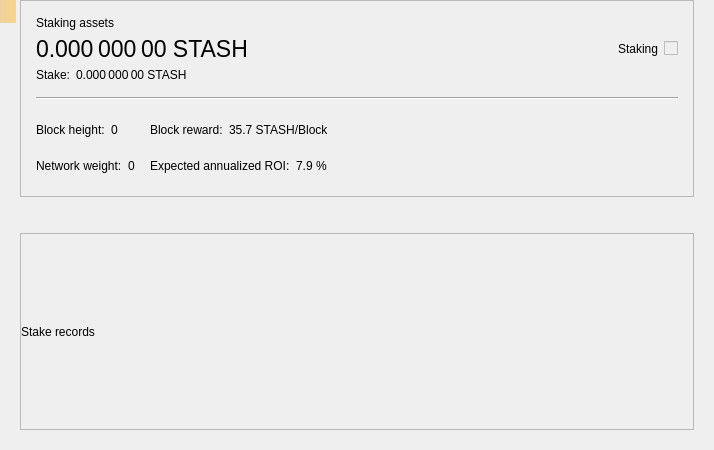
<?xml version="1.0" encoding="UTF-8"?>
<ui version="4.0">
 <class>StakePage</class>
 <widget class="QWidget" name="StakePage">
  <property name="geometry">
   <rect>
    <x>0</x>
    <y>0</y>
    <width>714</width>
    <height>450</height>
   </rect>
  </property>
  <property name="windowTitle">
   <string>Form</string>
  </property>
  <layout class="QVBoxLayout" name="verticalLayout_3">
   <property name="leftMargin">
    <number>20</number>
   </property>
   <property name="topMargin">
    <number>0</number>
   </property>
   <property name="rightMargin">
    <number>20</number>
   </property>
   <property name="bottomMargin">
    <number>20</number>
   </property>
   <item>
    <widget class="QFrame" name="frameStakeInfo">
     <property name="frameShape">
      <enum>QFrame::StyledPanel</enum>
     </property>
     <property name="frameShadow">
      <enum>QFrame::Raised</enum>
     </property>
     <layout class="QVBoxLayout" name="verticalLayout">
      <property name="spacing">
       <number>15</number>
      </property>
      <property name="leftMargin">
       <number>15</number>
      </property>
      <property name="topMargin">
       <number>15</number>
      </property>
      <property name="rightMargin">
       <number>15</number>
      </property>
      <property name="bottomMargin">
       <number>15</number>
      </property>
      <item>
       <layout class="QGridLayout" name="gridLayout_2">
        <property name="spacing">
         <number>6</number>
        </property>
        <item row="1" column="0">
         <widget class="QLabel" name="labelAssets">
          <property name="font">
           <font>
            <pointsize>17</pointsize>
           </font>
          </property>
          <property name="cursor">
           <cursorShape>IBeamCursor</cursorShape>
          </property>
          <property name="toolTip">
           <string>Your current spendable balance</string>
          </property>
          <property name="text">
           <string notr="true">0.000 000 00 STASH</string>
          </property>
          <property name="alignment">
           <set>Qt::AlignLeading|Qt::AlignLeft|Qt::AlignVCenter</set>
          </property>
          <property name="textInteractionFlags">
           <set>Qt::LinksAccessibleByMouse|Qt::TextSelectableByMouse</set>
          </property>
         </widget>
        </item>
        <item row="0" column="0">
         <widget class="QLabel" name="labelAssetsText">
          <property name="text">
           <string>Staking assets</string>
          </property>
          <property name="alignment">
           <set>Qt::AlignLeading|Qt::AlignLeft|Qt::AlignVCenter</set>
          </property>
         </widget>
        </item>
        <item row="1" column="2">
         <spacer name="horizontalSpacer_2">
          <property name="orientation">
           <enum>Qt::Horizontal</enum>
          </property>
          <property name="sizeHint" stdset="0">
           <size>
            <width>40</width>
            <height>20</height>
           </size>
          </property>
         </spacer>
        </item>
        <item row="4" column="0">
         <layout class="QHBoxLayout" name="horizontalLayout_5">
          <property name="spacing">
           <number>6</number>
          </property>
          <item>
           <widget class="QLabel" name="labelStakeText">
            <property name="sizePolicy">
             <sizepolicy hsizetype="Maximum" vsizetype="Preferred">
              <horstretch>0</horstretch>
              <verstretch>0</verstretch>
             </sizepolicy>
            </property>
            <property name="text">
             <string>Stake:</string>
            </property>
            <property name="alignment">
             <set>Qt::AlignLeading|Qt::AlignLeft|Qt::AlignVCenter</set>
            </property>
           </widget>
          </item>
          <item>
           <widget class="QLabel" name="labelStake">
            <property name="text">
             <string>0.000 000 00 STASH</string>
            </property>
            <property name="alignment">
             <set>Qt::AlignLeading|Qt::AlignLeft|Qt::AlignVCenter</set>
            </property>
            <property name="textInteractionFlags">
             <set>Qt::LinksAccessibleByMouse|Qt::TextSelectableByMouse</set>
            </property>
           </widget>
          </item>
          <item>
           <spacer name="horizontalSpacer_3">
            <property name="orientation">
             <enum>Qt::Horizontal</enum>
            </property>
            <property name="sizeType">
             <enum>QSizePolicy::Minimum</enum>
            </property>
            <property name="sizeHint" stdset="0">
             <size>
              <width>0</width>
              <height>0</height>
             </size>
            </property>
           </spacer>
          </item>
         </layout>
        </item>
        <item row="1" column="4">
         <widget class="QLabel" name="labelStaking">
          <property name="text">
           <string>Staking</string>
          </property>
         </widget>
        </item>
        <item row="1" column="5">
         <widget class="QSwitchControl" name="checkStake">
          <property name="enabled">
           <bool>false</bool>
          </property>
         </widget>
        </item>
       </layout>
      </item>
      <item>
       <widget class="Line" name="hLine">
        <property name="orientation">
         <enum>Qt::Horizontal</enum>
        </property>
       </widget>
      </item>
      <item>
       <layout class="QGridLayout" name="gridLayout">
        <property name="verticalSpacing">
         <number>6</number>
        </property>
        <item row="0" column="0">
         <layout class="QHBoxLayout" name="horizontalLayout">
          <property name="spacing">
           <number>6</number>
          </property>
          <item>
           <widget class="QLabel" name="labelHeightText">
            <property name="sizePolicy">
             <sizepolicy hsizetype="Maximum" vsizetype="Preferred">
              <horstretch>0</horstretch>
              <verstretch>0</verstretch>
             </sizepolicy>
            </property>
            <property name="text">
             <string>Block height:</string>
            </property>
            <property name="alignment">
             <set>Qt::AlignLeading|Qt::AlignLeft|Qt::AlignVCenter</set>
            </property>
           </widget>
          </item>
          <item>
           <widget class="QLabel" name="labelHeight">
            <property name="text">
             <string>0</string>
            </property>
            <property name="alignment">
             <set>Qt::AlignLeading|Qt::AlignLeft|Qt::AlignVCenter</set>
            </property>
            <property name="textInteractionFlags">
             <set>Qt::LinksAccessibleByMouse|Qt::TextSelectableByMouse</set>
            </property>
           </widget>
          </item>
          <item>
           <spacer name="horizontalSpacer_4">
            <property name="orientation">
             <enum>Qt::Horizontal</enum>
            </property>
            <property name="sizeType">
             <enum>QSizePolicy::Minimum</enum>
            </property>
            <property name="sizeHint" stdset="0">
             <size>
              <width>0</width>
              <height>0</height>
             </size>
            </property>
           </spacer>
          </item>
         </layout>
        </item>
        <item row="0" column="1">
         <layout class="QHBoxLayout" name="horizontalLayout_3">
          <property name="spacing">
           <number>6</number>
          </property>
          <item>
           <widget class="QLabel" name="labelRewardText">
            <property name="sizePolicy">
             <sizepolicy hsizetype="Maximum" vsizetype="Preferred">
              <horstretch>0</horstretch>
              <verstretch>0</verstretch>
             </sizepolicy>
            </property>
            <property name="text">
             <string>Block reward:</string>
            </property>
            <property name="alignment">
             <set>Qt::AlignLeading|Qt::AlignLeft|Qt::AlignVCenter</set>
            </property>
           </widget>
          </item>
          <item>
           <widget class="QLabel" name="labelReward">
            <property name="text">
             <string>35.7 STASH/Block</string>
            </property>
            <property name="alignment">
             <set>Qt::AlignLeading|Qt::AlignLeft|Qt::AlignVCenter</set>
            </property>
            <property name="textInteractionFlags">
             <set>Qt::LinksAccessibleByMouse|Qt::TextSelectableByMouse</set>
            </property>
           </widget>
          </item>
          <item>
           <spacer name="horizontalSpacer_6">
            <property name="orientation">
             <enum>Qt::Horizontal</enum>
            </property>
            <property name="sizeType">
             <enum>QSizePolicy::Minimum</enum>
            </property>
            <property name="sizeHint" stdset="0">
             <size>
              <width>0</width>
              <height>0</height>
             </size>
            </property>
           </spacer>
          </item>
         </layout>
        </item>
        <item row="0" column="2" rowspan="2">
         <spacer name="horizontalSpacer">
          <property name="orientation">
           <enum>Qt::Horizontal</enum>
          </property>
          <property name="sizeHint" stdset="0">
           <size>
            <width>40</width>
            <height>20</height>
           </size>
          </property>
         </spacer>
        </item>
        <item row="1" column="0">
         <layout class="QHBoxLayout" name="horizontalLayout_2">
          <property name="spacing">
           <number>6</number>
          </property>
          <item>
           <widget class="QLabel" name="labelWeightText">
            <property name="sizePolicy">
             <sizepolicy hsizetype="Maximum" vsizetype="Preferred">
              <horstretch>0</horstretch>
              <verstretch>0</verstretch>
             </sizepolicy>
            </property>
            <property name="text">
             <string>Network weight:</string>
            </property>
            <property name="alignment">
             <set>Qt::AlignLeading|Qt::AlignLeft|Qt::AlignVCenter</set>
            </property>
           </widget>
          </item>
          <item>
           <widget class="QLabel" name="labelWeight">
            <property name="text">
             <string>0</string>
            </property>
            <property name="alignment">
             <set>Qt::AlignLeading|Qt::AlignLeft|Qt::AlignVCenter</set>
            </property>
            <property name="textInteractionFlags">
             <set>Qt::LinksAccessibleByMouse|Qt::TextSelectableByMouse</set>
            </property>
           </widget>
          </item>
          <item>
           <spacer name="horizontalSpacer_5">
            <property name="orientation">
             <enum>Qt::Horizontal</enum>
            </property>
            <property name="sizeType">
             <enum>QSizePolicy::Minimum</enum>
            </property>
            <property name="sizeHint" stdset="0">
             <size>
              <width>0</width>
              <height>0</height>
             </size>
            </property>
           </spacer>
          </item>
         </layout>
        </item>
        <item row="1" column="1">
         <layout class="QHBoxLayout" name="horizontalLayout_4">
          <property name="spacing">
           <number>6</number>
          </property>
          <item>
           <widget class="QLabel" name="labelROIText">
            <property name="sizePolicy">
             <sizepolicy hsizetype="Maximum" vsizetype="Preferred">
              <horstretch>0</horstretch>
              <verstretch>0</verstretch>
             </sizepolicy>
            </property>
            <property name="text">
             <string>Expected annualized ROI:</string>
            </property>
            <property name="alignment">
             <set>Qt::AlignLeading|Qt::AlignLeft|Qt::AlignVCenter</set>
            </property>
           </widget>
          </item>
          <item>
           <widget class="QLabel" name="labelROI">
            <property name="text">
             <string>7.9 %</string>
            </property>
            <property name="alignment">
             <set>Qt::AlignLeading|Qt::AlignLeft|Qt::AlignVCenter</set>
            </property>
            <property name="textInteractionFlags">
             <set>Qt::LinksAccessibleByMouse|Qt::TextSelectableByMouse</set>
            </property>
           </widget>
          </item>
          <item>
           <spacer name="horizontalSpacer_7">
            <property name="orientation">
             <enum>Qt::Horizontal</enum>
            </property>
            <property name="sizeType">
             <enum>QSizePolicy::Minimum</enum>
            </property>
            <property name="sizeHint" stdset="0">
             <size>
              <width>0</width>
              <height>0</height>
             </size>
            </property>
           </spacer>
          </item>
         </layout>
        </item>
       </layout>
      </item>
     </layout>
    </widget>
   </item>
   <item>
    <spacer name="verticalSpacer">
     <property name="orientation">
      <enum>Qt::Vertical</enum>
     </property>
     <property name="sizeType">
      <enum>QSizePolicy::Fixed</enum>
     </property>
     <property name="sizeHint" stdset="0">
      <size>
       <width>20</width>
       <height>30</height>
      </size>
     </property>
    </spacer>
   </item>
   <item>
    <widget class="QFrame" name="frameStakeRecords">
     <property name="frameShape">
      <enum>QFrame::StyledPanel</enum>
     </property>
     <property name="frameShadow">
      <enum>QFrame::Raised</enum>
     </property>
     <layout class="QVBoxLayout" name="verticalLayout_2">
      <property name="leftMargin">
       <number>0</number>
      </property>
      <property name="topMargin">
       <number>0</number>
      </property>
      <property name="rightMargin">
       <number>0</number>
      </property>
      <property name="bottomMargin">
       <number>0</number>
      </property>
      <item>
       <widget class="QLabel" name="labelRecordsText">
        <property name="text">
         <string>Stake records</string>
        </property>
       </widget>
      </item>
     </layout>
    </widget>
   </item>
  </layout>
  <widget class="QLabel" name="labelAlerts">
   <property name="geometry">
    <rect>
     <x>0</x>
     <y>0</y>
     <width>16</width>
     <height>23</height>
    </rect>
   </property>
   <property name="visible">
    <bool>false</bool>
   </property>
   <property name="styleSheet">
    <string notr="true">QLabel { background-color: qlineargradient(x1: 0, y1: 0, x2: 1, y2: 0, stop:0 #F0D0A0, stop:1 #F8D488); color:#000000; }</string>
   </property>
   <property name="wordWrap">
    <bool>true</bool>
   </property>
   <property name="margin">
    <number>3</number>
   </property>
   <property name="textInteractionFlags">
    <set>Qt::TextSelectableByMouse</set>
   </property>
  </widget>
 </widget>
 <customwidgets>
  <customwidget>
   <class>QSwitchControl</class>
   <extends>QCheckBox</extends>
   <header>qt/qswitchcontrol.h</header>
  </customwidget>
 </customwidgets>
 <resources/>
 <connections/>
</ui>
